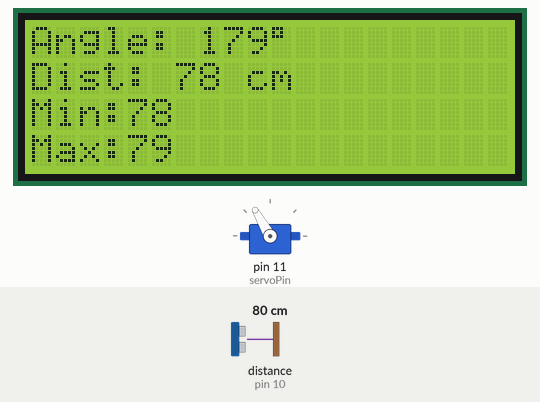
This sketch was run on a simulated Arduino Uno, built with avr-gcc and run on an emulated ATmega328P. Parts: 20×4 character LCD, servo. Wiring (inferred from the names in the program): ultrasonic range finder: trigger pin 9; echo pin 10. Inputs (shaded band) come from the test bench; at power-on: distance to the obstacle (sensor on pin 10) 80 cm. The echo pulse lasts 58.3 µs per cm.

Above: at 1.2 s.
1.3 s: distance to the obstacle (sensor on pin 10) set to 18 cm
At 1.45 s:
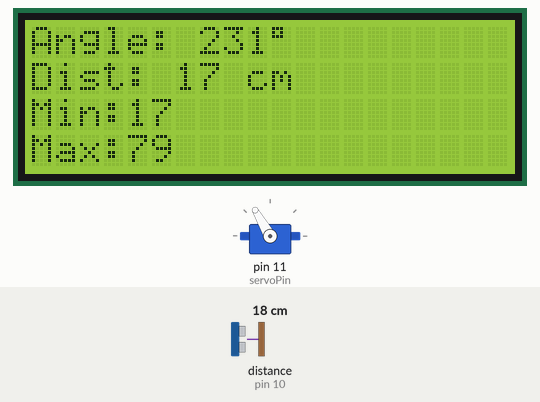
4.3 s: distance to the obstacle (sensor on pin 10) set to 2 cm
At 4.51 s:
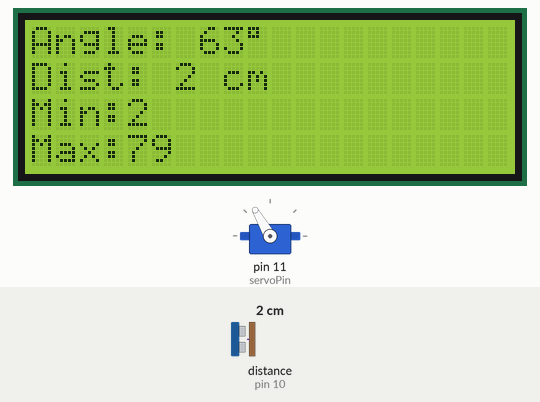
7.3 s: distance to the obstacle (sensor on pin 10) set to 4 cm
At 7.52 s:
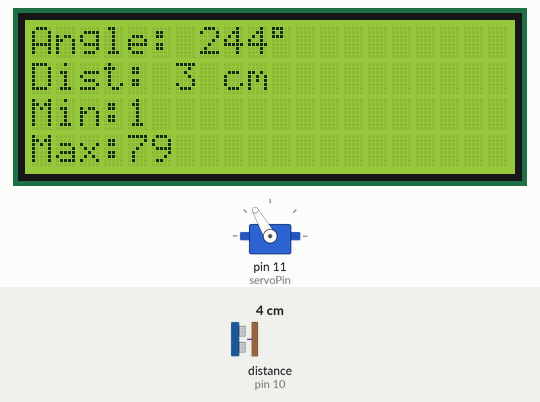
10.3 s: distance to the obstacle (sensor on pin 10) set to 299 cm
At 10.56 s:
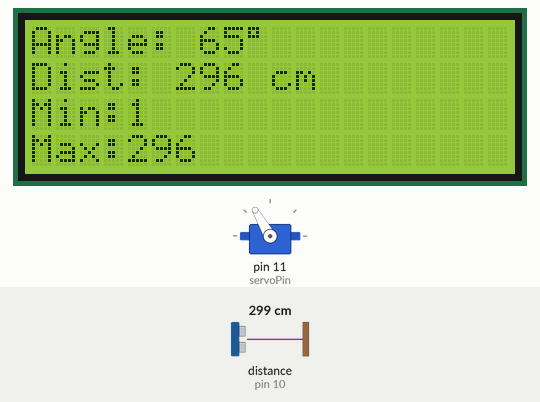
13.3 s: distance to the obstacle (sensor on pin 10) set to 2 cm
At 13.51 s:
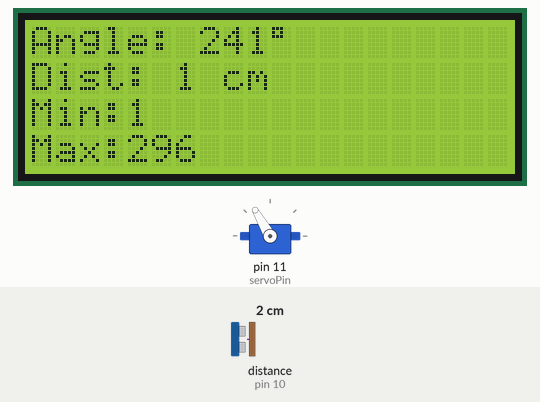
16.3 s: distance to the obstacle (sensor on pin 10) set to 60 cm
At 16.54 s:
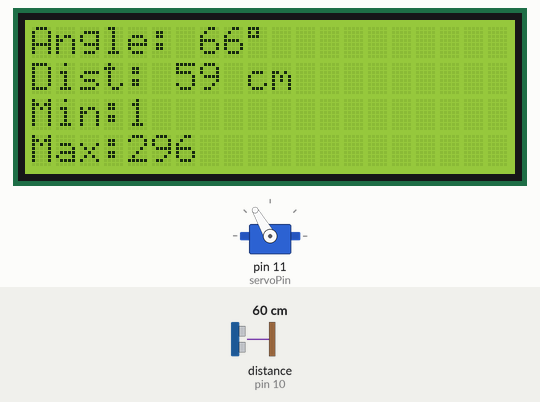
Timing chart, 0 to 19.3 s (numbered marks = the images above; inputs shaded):
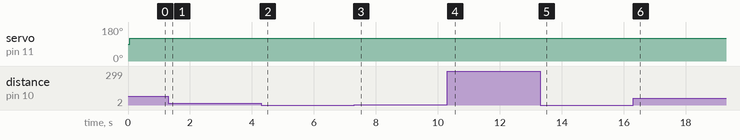

The sketch:

code4.ino
```cpp
#include <Wire.h>
#include <LiquidCrystal_I2C.h>
#include <Servo.h>

LiquidCrystal_I2C lcd(0x27, 20, 4);

const int trigPin = 9;
const int echoPin = 10;
const int servoPin = 11;

Servo servo;
const int servoSpeed = 120;
const unsigned long rotationDuration = 2000;
unsigned long rotationStartTime;

int minDist = 999;
int maxDist = 0;

void setup() {
  lcd.init();
  lcd.backlight();
  servo.attach(servoPin);
  pinMode(trigPin, OUTPUT);
  pinMode(echoPin, INPUT);
  servo.write(servoSpeed);
  rotationStartTime = millis();
}

void loop() {
  unsigned long elapsed = (millis() - rotationStartTime) % rotationDuration;
  int estimatedAngle = map(elapsed, 0, rotationDuration, 0, 360);
  int distance = getDistance();

  if (distance > 0) {
    if (distance < minDist) minDist = distance;
    if (distance > maxDist) maxDist = distance;
  }

  lcd.clear();
  lcd.setCursor(0, 0);
  lcd.print("Angle: "); lcd.print(estimatedAngle); lcd.print((char)223);
  lcd.setCursor(0, 1);
  lcd.print("Dist: ");
  if (distance == -1) lcd.print("No Obj"); else { lcd.print(distance); lcd.print(" cm"); }
  lcd.setCursor(0, 2);
  lcd.print("Min:"); lcd.print(minDist);
  lcd.setCursor(0, 3);
  lcd.print("Max:"); lcd.print(maxDist);

  delay(100);
}

int getDistance() {
  digitalWrite(trigPin, LOW); delayMicroseconds(2);
  digitalWrite(trigPin, HIGH); delayMicroseconds(10);
  digitalWrite(trigPin, LOW);
  long duration = pulseIn(echoPin, HIGH, 20000);
  if (duration == 0) return -1;
  return duration * 0.034 / 2;
}
```
